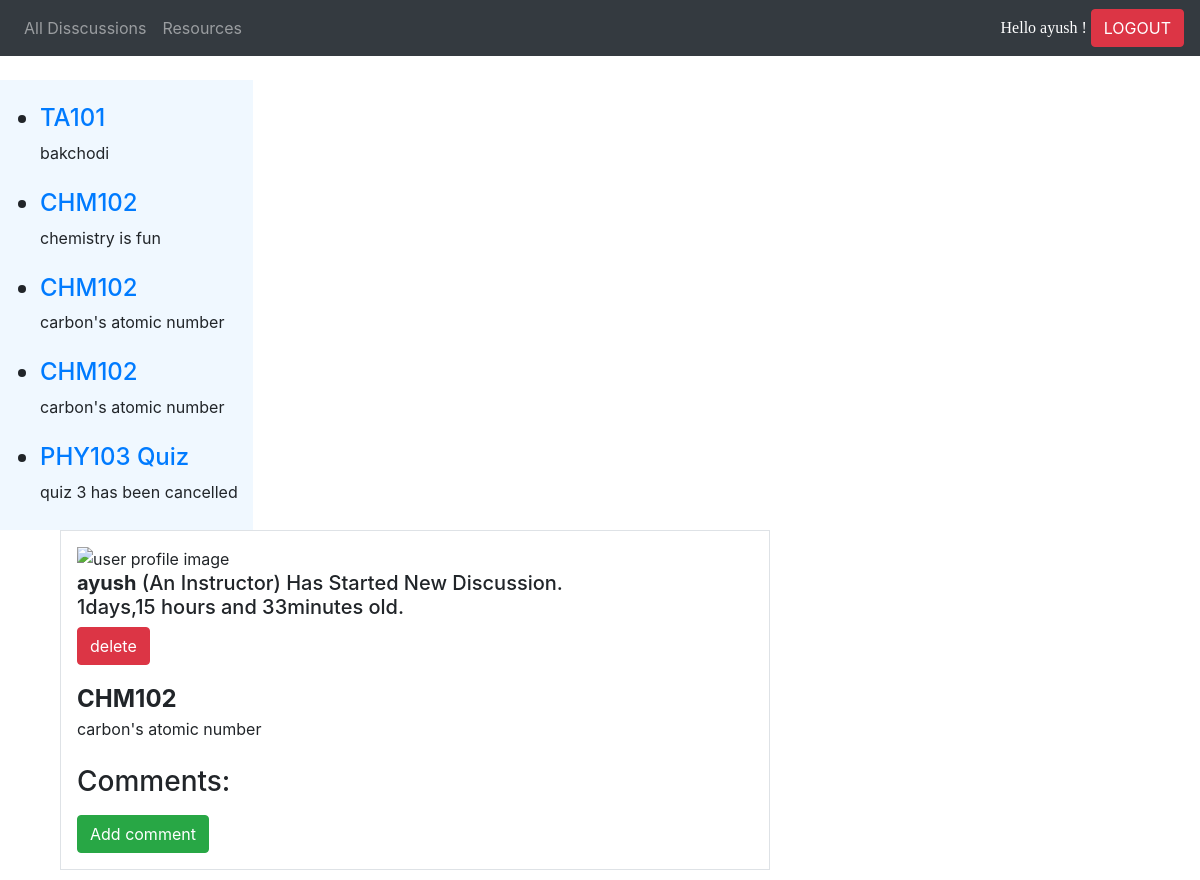
/forum/21/ (signed in), run on the app's committed database.
### forum/models.py (models this page shows, shortened)
class thread(models.Model):
    subject=models.CharField(max_length=5000)
    value=models.TextField(max_length=5000)
    author=models.CharField(max_length=100)
    created = models.DateTimeField()
    filetype=models.CharField(max_length=100)
    author_type = models.IntegerField()
    def timedays(self):
        now = datetime.now(timezone.utc)
        return((now-self.created).days)
    def timeminutes(self):
        now = datetime.now(timezone.utc)
        return(int(((((now-self.created).seconds%3600)))/60))
    def timehour(self):
        now = datetime.now(timezone.utc)
        return(int(((now-self.created).seconds/3600)))

### forum/views.py (the view)
# urls.py: url(r'^(?P<thread_id>[0-9]+)/$',views.detail,name='detail'),
def detail(request,thread_id):
    try:
        thread1=thread.objects.get(pk=thread_id)
    except:
        raise Http404("Thread doesnot exist")
    all_thread = thread.objects.all().order_by('-created')
    all_comment= comment.objects.all()
    if request.user.is_authenticated():
        return render(request, 'details.html',{ 'all_thread' : all_thread ,'thread_id':thread_id,'all_comment' : all_comment,'thread1':thread1,'user': request.user})
    else:
        return redirect('forum:register')

### forum/templates/details.html (shortened to what this page needs)
<head>
        <link rel="stylesheet" href="https://maxcdn.bootstrapcdn.com/bootstrap/4.0.0/css/bootstrap.min.css">
</head>
<nav class="navbar navbar-expand-sm bg-dark navbar-dark">
        <ul class="navbar-nav">
          <li class="nav-item">
            <a class="nav-link" href="{% url 'forum:index' %}">All Disscussions</a>
          </li>
          <li class="nav-item">
            <a class="nav-link" href="{% url 'forum:resources'%}">Resources</a>
          </li>
          <li class="nav-item">
            <a class="nav-link" href="#"></a>
          </li>
        </ul>
                <font size=3 face ="Comic Sans Ms" color="white">Hello {{user.username}} !&nbsp;</font>
                <a href="{% url 'forum:logout'%}"><button type="button" class="btn btn-danger">LOGOUT</button></a>
      </nav>
<div class="row"style="height: 100%;">
     <div class="" style="background-color: aliceblue">
    <div class="col-12" >
                    {% if all_thread %}
                        <ul>
                            {% for thread in all_thread%}
                                        <br>
                                        <h4> <li><a href="/forum/{{thread.id}}/">{{thread.subject}}</a></li></h4>
                                        <font size=3>{{thread.value}}</font>
                                        <br>
                            {% endfor %}
                        </ul>
                        {% else %}
                            <h3> you dont have any threads</h3>
                        {% endif %}
    </div>
    </div>
    <div class="container">
        <div class="col-sm-8">
            <div class="panel panel-white post panel-shadow">
                <div class="media border p-3">
                    <div class="media-body">
                        <div class="post-heading">
                        <div class="pull-left image">
                            <img src="http://bootdey.com/img/Content/user_1.jpg" class="img-circle avatar" alt="user profile image">
                        </div>
                        <div class="pull-left meta">
                            <div class="title h5">
                                <b>{{thread1.author}}</b>
                                {%if thread1.author_type == 2 %}
                                    (An Instructor)
                                {% endif %}
                                Has Started New Discussion.<br>{{thread1.timedays}}days,{{thread1.timehour}} hours and {{thread1.timeminutes}}minutes old.
                            </div>
                        {% if user.is_superuser %}
                            <form action="{% url 'forum:thread-delete' thread1.id %}" method="post">
                                <button class="btn btn-danger" type= submit>delete</button>
                            </form>
                            {% endif %}
                        </div>
                    </div>
                    <div class="post-description">
                    <font size=5> <strong>{{thread1.subject}}</strong> </font>
                        <div>{{thread1.value}}</div>
                        <br>
                    </div>
                    <div class="post-footer">
                        <h3>Comments:</h3>
                        <div>
                        <a href="/forum/{{thread1.id}}/add/"> <button type="button" class="btn btn-success">Add comment</button></a>
                            </div>
                    </div>
                    </div>
                </div>
            </div>
        </div>
    </div>
</div>

### data on the page
thread: subject "TA101", value "bakchodi"
thread: subject "CHM102", value "chemistry is fun"
thread: subject "CHM102", value "carbon's atomic number"
thread: subject "CHM102", value "carbon's atomic number", author "ayush", timedays "1", timehour "15", timeminutes "33"
thread: subject "PHY103 Quiz", value "quiz 3 has been cancelled"

### other printed values
{{ user.username }} "ayush"
